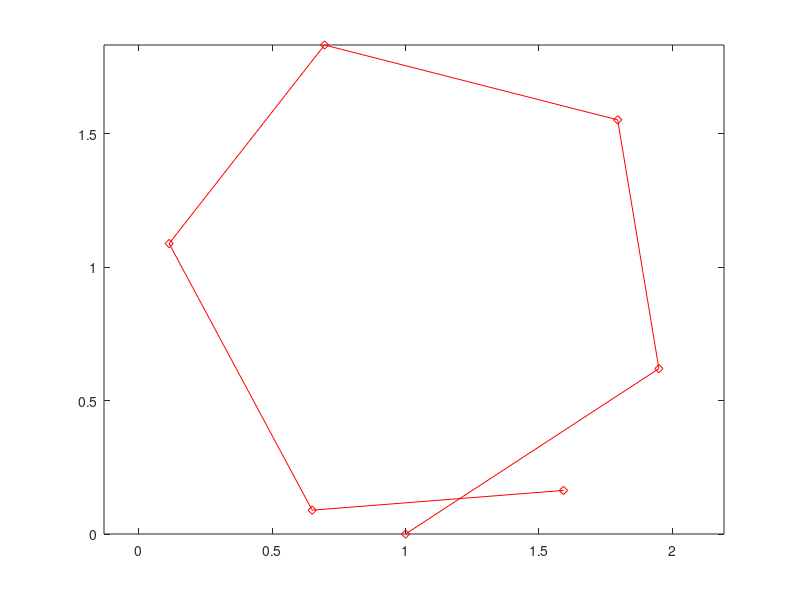

The MATLAB script that drew this image:
epsil_phi = -0.1  % angular error
epsil_l   = .2    % dist error
d_phi     = 2*pi/5 + epsil_phi;
d_l       = 1 + epsil_l;

O  = [0; 0; 0];
p0 = [1; 0; 0];
p1 = p0 + d_l/d_phi*[sin(p0(3) + d_phi) - sin(p0(3)); cos(p0(3)) - cos(p0(3) + d_phi); 0] + [0; 0; d_phi];
d_l -= epsil_l;
p2 = p1 + d_l/d_phi*[sin(p1(3) + d_phi) - sin(p1(3)); cos(p1(3)) - cos(p1(3) + d_phi); 0] + [0; 0; d_phi];
d_l += epsil_l;
p3 = p2 + d_l/d_phi*[sin(p2(3) + d_phi) - sin(p2(3)); cos(p2(3)) - cos(p2(3) + d_phi); 0] + [0; 0; d_phi];
d_l -= epsil_l;
p4 = p3 + d_l/d_phi*[sin(p3(3) + d_phi) - sin(p3(3)); cos(p3(3)) - cos(p3(3) + d_phi); 0] + [0; 0; d_phi];
d_l += epsil_l;
p5 = p4 + d_l/d_phi*[sin(p4(3) + d_phi) - sin(p4(3)); cos(p4(3)) - cos(p4(3) + d_phi); 0] + [0; 0; d_phi];
d_l -= epsil_l;
p6 = p5 + d_l/d_phi*[sin(p5(3) + d_phi) - sin(p5(3)); cos(p5(3)) - cos(p5(3) + d_phi); 0] + [0; 0; d_phi];

p = [p0,p1,p2,p3,p4,p5,p6];
% we "know" [p0,p5] and [p1,p6] are loop closing pairs

plot(p(1, :), p(2, :), 'rd-');
axis("equal");
